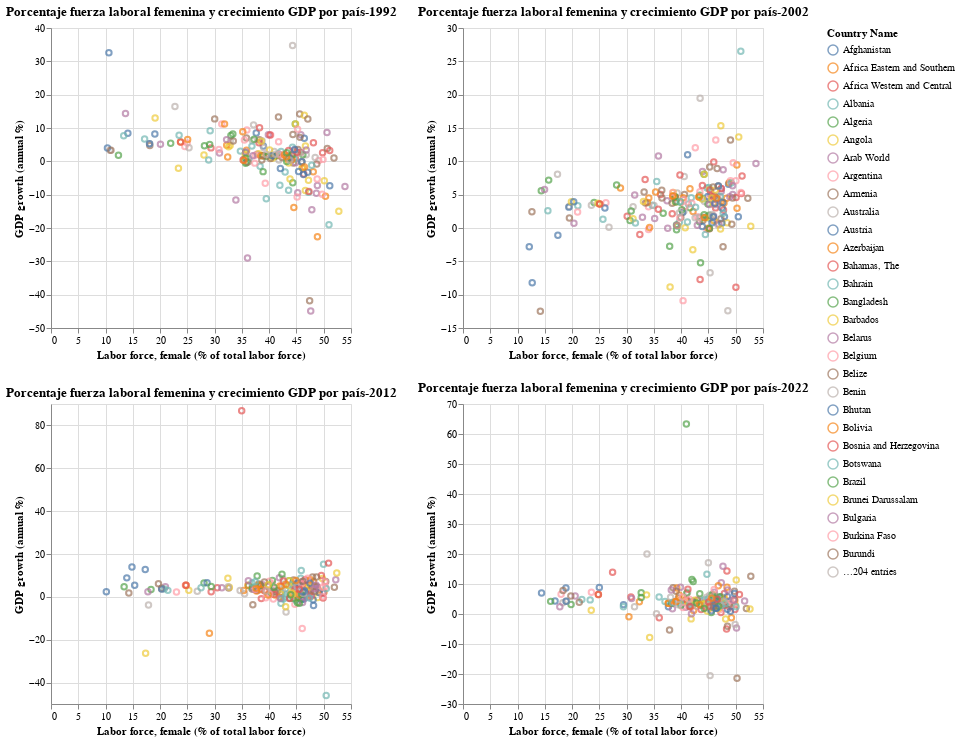

Notebook code cell kept with this figure:
### Code cell
p1992=solo_paises2[solo_paises2['Año']=='1992']
p2002=solo_paises2[solo_paises2['Año']=='2002']
p2012=solo_paises2[solo_paises2['Año']=='2012']
p2022=solo_paises2[solo_paises2['Año']=='2022']


g1 = alt.Chart(p1992).mark_point().encode(x="Labor force, female (% of total labor force)",y= "GDP growth (annual %)",
                                          color='Country Name', 
                                          tooltip = ["Labor force, female (% of total labor force)","Country Name","GDP growth (annual %)"]).interactive().properties(
title="Porcentaje fuerza laboral femenina y crecimiento GDP por país-1992")


g2 = alt.Chart(p2002).mark_point().encode(x="Labor force, female (% of total labor force)",y= "GDP growth (annual %)",
                                          color='Country Name', 
                                          tooltip = ["Labor force, female (% of total labor force)","Country Name","GDP growth (annual %)"]).interactive().properties(
title="Porcentaje fuerza laboral femenina y crecimiento GDP por país-2002")


g3 = alt.Chart(p2012).mark_point().encode(x="Labor force, female (% of total labor force)",y= "GDP growth (annual %)",
                                          color='Country Name', 
                                          tooltip = ["Labor force, female (% of total labor force)","Country Name","GDP growth (annual %)"]).interactive().properties(
title="Porcentaje fuerza laboral femenina y crecimiento GDP por país-2012")

g4 = alt.Chart(p2022).mark_point().encode(x="Labor force, female (% of total labor force)",y= "GDP growth (annual %)",
                                          color='Country Name', 
                                          tooltip = ["Labor force, female (% of total labor force)","Country Name","GDP growth (annual %)"]).interactive().properties(
title="Porcentaje fuerza laboral femenina y crecimiento GDP por país-2022")


alt.vconcat(alt.hconcat(g1,g2),alt.hconcat(g3,g4))

### Figure 1 — Vega specification as saved in the notebook (floating-point values rounded to 4 significant figures; data arrays with more than 128 entries replaced by an {"elided": "..."} marker saying what was removed)
{"$schema": "https://vega.github.io/schema/vega/v5.json", "data": [{"name": "param_16_store"}, {"name": "param_17_store"}, {"name": "param_18_store"}, {"name": "param_19_store"}, {"name": "source_0", "values": {"elided": "203 records"}}, {"name": "source_1", "values": {"elided": "226 records"}}, {"name": "source_2", "values": {"elided": "229 records"}}, {"name": "source_3", "values": {"elided": "217 records"}}, {"name": "source_0_color_domain_Country Name_0", "values": {"elided": "203 records"}}, {"name": "source_1_color_domain_Country Name_1", "values": {"elided": "226 records"}}, {"name": "source_2_color_domain_Country Name_2", "values": {"elided": "229 records"}}, {"name": "source_3_color_domain_Country Name_3", "values": {"elided": "217 records"}}, {"name": "source_0_view_15_x_domain_Labor force, female (% of total labor force)", "values": [{"min": 10.35, "max": 53.9}]}, {"name": "source_0_view_15_y_domain_GDP growth (annual %)", "values": [{"min": -44.9, "max": 34.75}]}, {"name": "source_1_view_16_x_domain_Labor force, female (% of total labor force)", "values": [{"min": 12.15, "max": 53.71}]}, {"name": "source_1_view_16_y_domain_GDP growth (annual %)", "values": [{"min": -12.49, "max": 26.52}]}, {"name": "source_2_view_17_x_domain_Labor force, female (% of total labor force)", "values": [{"min": 10.15, "max": 52.39}]}, {"name": "source_2_view_17_y_domain_GDP growth (annual %)", "values": [{"min": -46.08, "max": 86.83}]}, {"name": "source_3_view_18_x_domain_Labor force, female (% of total labor force)", "values": [{"min": 14.4, "max": 52.76}]}, {"name": "source_3_view_18_y_domain_GDP growth (annual %)", "values": [{"min": -21.45, "max": 63.37}]}], "signals": [{"name": "childHeight", "value": 300}, {"name": "concat_0_childWidth", "value": 300}, {"name": "concat_1_childWidth", "value": 300}, {"name": "unit", "value": {}, "on": [{"events": "pointermove", "update": "isTuple(group()) ? group() : unit"}]}, {"name": "param_16", "update": "{\"Labor force, female (% of total labor force)\": param_16_Labor_force__female____of_total_labor_force_, \"GDP growth (annual %)\": param_16_GDP_growth__annual___}"}, {"name": "param_16_Labor_force__female____of_total_labor_force_"}, {"name": "param_16_GDP_growth__annual___"}, {"name": "param_17", "update": "{\"Labor force, female (% of total labor force)\": param_17_Labor_force__female____of_total_labor_force_, \"GDP growth (annual %)\": param_17_GDP_growth__annual___}"}, {"name": "param_17_Labor_force__female____of_total_labor_force_"}, {"name": "param_17_GDP_growth__annual___"}, {"name": "param_18", "update": "{\"Labor force, female (% of total labor force)\": param_18_Labor_force__female____of_total_labor_force_, \"GDP growth (annual %)\": param_18_GDP_growth__annual___}"}, {"name": "param_18_Labor_force__female____of_total_labor_force_"}, {"name": "param_18_GDP_growth__annual___"}, {"name": "param_19", "update": "{\"Labor force, female (% of total labor force)\": param_19_Labor_force__female____of_total_labor_force_, \"GDP growth (annual %)\": param_19_GDP_growth__annual___}"}, {"name": "param_19_Labor_force__female____of_total_labor_force_"}, {"name": "param_19_GDP_growth__annual___"}], "marks": [{"type": "group", "name": "concat_0_group", "marks": [{"type": "group", "name": "view_15_group", "encode": {"update": {"width": {"signal": "concat_0_childWidth"}, "height": {"signal": "childHeight"}}}, "signals": [{"name": "param_16_Labor_force__female____of_total_labor_force_", "on": [{"events": [{"source": "view", "type": "dblclick"}], "update": "null"}, {"events": {"signal": "param_16_translate_delta"}, "update": "panLinear(param_16_translate_anchor.extent_x, -param_16_translate_delta.x / concat_0_childWidth)"}, {"events": {"signal": "param_16_zoom_delta"}, "update": "zoomLinear(domain(\"view_15_x\"), param_16_zoom_anchor.x, param_16_zoom_delta)"}], "push": "outer"}, {"name": "param_16_GDP_growth__annual___", "on": [{"events": [{"source": "view", "type": "dblclick"}], "update": "null"}, {"events": {"signal": "param_16_translate_delta"}, "update": "panLinear(param_16_translate_anchor.extent_y, param_16_translate_delta.y / childHeight)"}, {"events": {"signal": "param_16_zoom_delta"}, "update": "zoomLinear(domain(\"view_15_y\"), param_16_zoom_anchor.y, param_16_zoom_delta)"}], "push": "outer"}, {"name": "param_16_tuple", "on": [{"events": [{"signal": "param_16_Labor_force__female____of_total_labor_force_ || param_16_GDP_growth__annual___"}], "update": "param_16_Labor_force__female____of_total_labor_force_ && param_16_GDP_growth__annual___ ? {unit: \"view_15\", fields: param_16_tuple_fields, values: [param_16_Labor_force__female____of_total_labor_force_,param_16_GDP_growth__annual___]} : null"}]}, {"name": "param_16_tuple_fields", "value": [{"field": "Labor force, female (% of total labor force)", "channel": "x", "type": "R"}, {"field": "GDP growth (annual %)", "channel": "y", "type": "R"}]}, {"name": "param_16_translate_anchor", "value": {}, "on": [{"events": [{"source": "scope", "type": "pointerdown"}], "update": "{x: x(unit), y: y(unit), extent_x: domain(\"view_15_x\"), extent_y: domain(\"view_15_y\")}"}]}, {"name": "param_16_translate_delta", "value": {}, "on": [{"events": [{"source": "window", "between": [{"source": "scope", "type": "pointerdown"}, {"source": "window", "type": "pointerup"}], "type": "pointermove", "consume": true}], "update": "{x: param_16_translate_anchor.x - x(unit), y: param_16_translate_anchor.y - y(unit)}"}]}, {"name": "param_16_zoom_anchor", "on": [{"events": [{"source": "scope", "type": "wheel", "consume": true}], "update": "{x: invert(\"view_15_x\", x(unit)), y: invert(\"view_15_y\", y(unit))}"}]}, {"name": "param_16_zoom_delta", "on": [{"events": [{"source": "scope", "type": "wheel", "consume": true}], "update": "pow(1.001, event.deltaY * pow(16, event.deltaMode))", "force": true}]}, {"name": "param_16_modify", "on": [{"events": {"signal": "param_16_tuple"}, "update": "modify(\"param_16_store\", param_16_tuple, true)"}]}], "marks": [{"type": "symbol", "name": "view_15_marks", "from": {"data": "source_0"}, "encode": {"update": {"stroke": {"field": "Country Name", "scale": "color"}, "tooltip": {"signal": "{\"Labor force, female (% of total labor force)\": format(datum[\"Labor force, female (% of total labor force)\"], \"\"), \"Country Name\": isValid(datum[\"Country Name\"]) ? datum[\"Country Name\"] : \"\"+datum[\"Country Name\"], \"GDP growth (annual %)\": format(datum[\"GDP growth (annual %)\"], \"\")}"}, "opacity": {"value": 0.7}, "description": {"signal": "\"Labor force, female (% of total labor force): \" + (format(datum[\"Labor force, female (% of total labor force)\"], \"\")) + \"; GDP growth (annual %): \" + (format(datum[\"GDP growth (annual %)\"], \"\")) + \"; Country Name: \" + (isValid(datum[\"Country Name\"]) ? datum[\"Country Name\"] : \"\"+datum[\"Country Name\"])"}, "fill": {"value": "transparent"}, "ariaRoleDescription": {"value": "point"}, "x": {"field": "Labor force, female (% of total labor force)", "scale": "view_15_x"}, "y": {"field": "GDP growth (annual %)", "scale": "view_15_y"}}}, "clip": true, "style": ["point"], "interactive": true}], "axes": [{"scale": "view_15_x", "maxExtent": 0, "zindex": 0, "aria": false, "domain": false, "grid": true, "tickCount": {"signal": "ceil(concat_0_childWidth/40)"}, "labels": false, "orient": "bottom", "minExtent": 0, "ticks": false, "gridScale": "view_15_y"}, {"scale": "view_15_y", "grid": true, "tickCount": {"signal": "ceil(childHeight/40)"}, "labels": false, "gridScale": "view_15_x", "maxExtent": 0, "aria": false, "orient": "left", "minExtent": 0, "domain": false, "zindex": 0, "ticks": false}, {"scale": "view_15_x", "labelOverlap": true, "orient": "bottom", "title": "Labor force, female (% of total labor force)", "grid": false, "tickCount": {"signal": "ceil(concat_0_childWidth/40)"}, "zindex": 0, "labelFlush": true}, {"scale": "view_15_y", "orient": "left", "grid": false, "title": "GDP growth (annual %)", "labelOverlap": true, "tickCount": {"signal": "ceil(childHeight/40)"}, "zindex": 0}], "title": {"text": "Porcentaje fuerza laboral femenina y crecimiento GDP por país-1992", "frame": "group"}, "style": "cell"}, {"type": "group", "name": "view_16_group", "encode": {"update": {"width": {"signal": "concat_0_childWidth"}, "height": {"signal": "childHeight"}}}, "signals": [{"name": "param_17_Labor_force__female____of_total_labor_force_", "on": [{"events": [{"source": "view", "type": "dblclick"}], "update": "null"}, {"events": {"signal": "param_17_translate_delta"}, "update": "panLinear(param_17_translate_anchor.extent_x, -param_17_translate_delta.x / concat_0_childWidth)"}, {"events": {"signal": "param_17_zoom_delta"}, "update": "zoomLinear(domain(\"view_16_x\"), param_17_zoom_anchor.x, param_17_zoom_delta)"}], "push": "outer"}, {"name": "param_17_GDP_growth__annual___", "on": [{"events": [{"source": "view", "type": "dblclick"}], "update": "null"}, {"events": {"signal": "param_17_translate_delta"}, "update": "panLinear(param_17_translate_anchor.extent_y, param_17_translate_delta.y / childHeight)"}, {"events": {"signal": "param_17_zoom_delta"}, "update": "zoomLinear(domain(\"view_16_y\"), param_17_zoom_anchor.y, param_17_zoom_delta)"}], "push": "outer"}, {"name": "param_17_tuple", "on": [{"events": [{"signal": "param_17_Labor_force__female____of_total_labor_force_ || param_17_GDP_growth__annual___"}], "update": "param_17_Labor_force__female____of_total_labor_force_ && param_17_GDP_growth__annual___ ? {unit: \"view_16\", fields: param_17_tuple_fields, values: [param_17_Labor_force__female____of_total_labor_force_,param_17_GDP_growth__annual___]} : null"}]}, {"name": "param_17_tuple_fields", "value": [{"field": "Labor force, female (% of total labor force)", "channel": "x", "type": "R"}, {"field": "GDP growth (annual %)", "channel": "y", "type": "R"}]}, {"name": "param_17_translate_anchor", "value": {}, "on": [{"events": [{"source": "scope", "type": "pointerdown"}], "update": "{x: x(unit), y: y(unit), extent_x: domain(\"view_16_x\"), extent_y: domain(\"view_16_y\")}"}]}, {"name": "param_17_translate_delta", "value": {}, "on": [{"events": [{"source": "window", "between": [{"source": "scope", "type": "pointerdown"}, {"source": "window", "type": "pointerup"}], "consume": true, "type": "pointermove"}], "update": "{x: param_17_translate_anchor.x - x(unit), y: param_17_translate_anchor.y - y(unit)}"}]}, {"name": "param_17_zoom_anchor", "on": [{"events": [{"source": "scope", "type": "wheel", "consume": true}], "update": "{x: invert(\"view_16_x\", x(unit)), y: invert(\"view_16_y\", y(unit))}"}]}, {"name": "param_17_zoom_delta", "on": [{"events": [{"source": "scope", "consume": true, "type": "wheel"}], "update": "pow(1.001, event.deltaY * pow(16, event.deltaMode))", "force": true}]}, {"name": "param_17_modify", "on": [{"events": {"signal": "param_17_tuple"}, "update": "modify(\"param_17_store\", param_17_tuple, true)"}]}], "marks": [{"type": "symbol", "name": "view_16_marks", "from": {"data": "source_1"}, "encode": {"update": {"fill": {"value": "transparent"}, "tooltip": {"signal": "{\"Labor force, female (% of total labor force)\": format(datum[\"Labor force, female (% of total labor force)\"], \"\"), \"Country Name\": isValid(datum[\"Country Name\"]) ? datum[\"Country Name\"] : \"\"+datum[\"Country Name\"], \"GDP growth (annual %)\": format(datum[\"GDP growth (annual %)\"], \"\")}"}, "description": {"signal": "\"Labor force, female (% of total labor force): \" + (format(datum[\"Labor force, female (% of total labor force)\"], \"\")) + \"; GDP growth (annual %): \" + (format(datum[\"GDP growth (annual %)\"], \"\")) + \"; Country Name: \" + (isValid(datum[\"Country Name\"]) ? datum[\"Country Name\"] : \"\"+datum[\"Country Name\"])"}, "stroke": {"field": "Country Name", "scale": "color"}, "ariaRoleDescription": {"value": "point"}, "opacity": {"value": 0.7}, "x": {"field": "Labor force, female (% of total labor force)", "scale": "view_16_x"}, "y": {"field": "GDP growth (annual %)", "scale": "view_16_y"}}}, "clip": true, "style": ["point"], "interactive": true}], "axes": [{"scale": "view_16_x", "zindex": 0, "gridScale": "view_16_y", "domain": false, "maxExtent": 0, "ticks": false, "tickCount": {"signal": "ceil(concat_0_childWidth/40)"}, "minExtent": 0, "aria": false, "grid": true, "orient": "bottom", "labels": false}, {"scale": "view_16_y", "domain": false, "labels": false, "zindex": 0, "orient": "left", "maxExtent": 0, "ticks": false, "gridScale": "view_16_x", "tickCount": {"signal": "ceil(childHeight/40)"}, "aria": false, "grid": true, "minExtent": 0}, {"scale": "view_16_x", "title": "Labor force, female (% of total labor force)", "grid": false, "zindex": 0, "orient": "bottom", "labelFlush": true, "labelOverlap": true, "tickCount": {"signal": "ceil(concat_0_childWidth/40)"}}, {"scale": "view_16_y", "labelOverlap": true, "tickCount": {"signal": "ceil(childHeight/40)"}, "orient": "left", "zindex": 0, "grid": false, "title": "GDP growth (annual %)"}], "title": {"text": "Porcentaje fuerza laboral femenina y crecimiento GDP por país-2002", "frame": "group"}, "style": "cell"}], "layout": {"padding": 20, "bounds": "full", "align": "each"}}, {"type": "group", "name": "concat_1_group", "marks": [{"type": "group", "name": "view_17_group", "encode": {"update": {"height": {"signal": "childHeight"}, "width": {"signal": "concat_1_childWidth"}}}, "signals": [{"name": "param_18_Labor_force__female____of_total_labor_force_", "on": [{"events": [{"source": "view", "type": "dblclick"}], "update": "null"}, {"events": {"signal": "param_18_translate_delta"}, "update": "panLinear(param_18_translate_anchor.extent_x, -param_18_translate_delta.x / concat_1_childWidth)"}, {"events": {"signal": "param_18_zoom_delta"}, "update": "zoomLinear(domain(\"view_17_x\"), param_18_zoom_anchor.x, param_18_zoom_delta)"}], "push": "outer"}, {"name": "param_18_GDP_growth__annual___", "on": [{"events": [{"source": "view", "type": "dblclick"}], "update": "null"}, {"events": {"signal": "param_18_translate_delta"}, "update": "panLinear(param_18_translate_anchor.extent_y, param_18_translate_delta.y / childHeight)"}, {"events": {"signal": "param_18_zoom_delta"}, "update": "zoomLinear(domain(\"view_17_y\"), param_18_zoom_anchor.y, param_18_zoom_delta)"}], "push": "outer"}, {"name": "param_18_tuple", "on": [{"events": [{"signal": "param_18_Labor_force__female____of_total_labor_force_ || param_18_GDP_growth__annual___"}], "update": "param_18_Labor_force__female____of_total_labor_force_ && param_18_GDP_growth__annual___ ? {unit: \"view_17\", fields: param_18_tuple_fields, values: [param_18_Labor_force__female____of_total_labor_force_,param_18_GDP_growth__annual___]} : null"}]}, {"name": "param_18_tuple_fields", "value": [{"field": "Labor force, female (% of total labor force)", "channel": "x", "type": "R"}, {"field": "GDP growth (annual %)", "channel": "y", "type": "R"}]}, {"name": "param_18_translate_anchor", "value": {}, "on": [{"events": [{"source": "scope", "type": "pointerdown"}], "update": "{x: x(unit), y: y(unit), extent_x: domain(\"view_17_x\"), extent_y: domain(\"view_17_y\")}"}]}, {"name": "param_18_translate_delta", "value": {}, "on": [{"events": [{"source": "window", "between": [{"source": "scope", "type": "pointerdown"}, {"source": "window", "type": "pointerup"}], "consume": true, "type": "pointermove"}], "update": "{x: param_18_translate_anchor.x - x(unit), y: param_18_translate_anchor.y - y(unit)}"}]}, {"name": "param_18_zoom_anchor", "on": [{"events": [{"source": "scope", "type": "wheel", "consume": true}], "update": "{x: invert(\"view_17_x\", x(unit)), y: invert(\"view_17_y\", y(unit))}"}]}, {"name": "param_18_zoom_delta", "on": [{"events": [{"source": "scope", "type": "wheel", "consume": true}], "update": "pow(1.001, event.deltaY * pow(16, event.deltaMode))", "force": true}]}, {"name": "param_18_modify", "on": [{"events": {"signal": "param_18_tuple"}, "update": "modify(\"param_18_store\", param_18_tuple, true)"}]}], "marks": [{"type": "symbol", "name": "view_17_marks", "from": {"data": "source_2"}, "encode": {"update": {"y": {"field": "GDP growth (annual %)", "scale": "view_17_y"}, "stroke": {"field": "Country Name", "scale": "color"}, "description": {"signal": "\"Labor force, female (% of total labor force): \" + (format(datum[\"Labor force, female (% of total labor force)\"], \"\")) + \"; GDP growth (annual %): \" + (format(datum[\"GDP growth (annual %)\"], \"\")) + \"; Country Name: \" + (isValid(datum[\"Country Name\"]) ? datum[\"Country Name\"] : \"\"+datum[\"Country Name\"])"}, "tooltip": {"signal": "{\"Labor force, female (% of total labor force)\": format(datum[\"Labor force, female (% of total labor force)\"], \"\"), \"Country Name\": isValid(datum[\"Country Name\"]) ? datum[\"Country Name\"] : \"\"+datum[\"Country Name\"], \"GDP growth (annual %)\": format(datum[\"GDP growth (annual %)\"], \"\")}"}, "ariaRoleDescription": {"value": "point"}, "x": {"field": "Labor force, female (% of total labor force)", "scale": "view_17_x"}, "fill": {"value": "transparent"}, "opacity": {"value": 0.7}}}, "style": ["point"], "interactive": true, "clip": true}], "axes": [{"scale": "view_17_x", "aria": false, "orient": "bottom", "gridScale": "view_17_y", "minExtent": 0, "zindex": 0, "maxExtent": 0, "labels": false, "ticks": false, "domain": false, "grid": true, "tickCount": {"signal": "ceil(concat_1_childWidth/40)"}}, {"scale": "view_17_y", "zindex": 0, "labels": false, "grid": true, "tickCount": {"signal": "ceil(childHeight/40)"}, "minExtent": 0, "gridScale": "view_17_x", "domain": false, "aria": false, "maxExtent": 0, "ticks": false, "orient": "left"}, {"scale": "view_17_x", "grid": false, "labelOverlap": true, "orient": "bottom", "labelFlush": true, "tickCount": {"signal": "ceil(concat_1_childWidth/40)"}, "zindex": 0, "title": "Labor force, female (% of total labor force)"}, {"scale": "view_17_y", "title": "GDP growth (annual %)", "grid": false, "labelOverlap": true, "zindex": 0, "orient": "left", "tickCount": {"signal": "ceil(childHeight/40)"}}], "title": {"text": "Porcentaje fuerza laboral femenina y crecimiento GDP por país-2012", "frame": "group"}, "style": "cell"}, {"type": "group", "name": "view_18_group", "encode": {"update": {"height": {"signal": "childHeight"}, "width": {"signal": "concat_1_childWidth"}}}, "signals": [{"name": "param_19_Labor_force__female____of_total_labor_force_", "on": [{"events": [{"source": "view", "type": "dblclick"}], "update": "null"}, {"events": {"signal": "param_19_translate_delta"}, "update": "panLinear(param_19_translate_anchor.extent_x, -param_19_translate_delta.x / concat_1_childWidth)"}, {"events": {"signal": "param_19_zoom_delta"}, "update": "zoomLinear(domain(\"view_18_x\"), param_19_zoom_anchor.x, param_19_zoom_delta)"}], "push": "outer"}, {"name": "param_19_GDP_growth__annual___", "on": [{"events": [{"source": "view", "type": "dblclick"}], "update": "null"}, {"events": {"signal": "param_19_translate_delta"}, "update": "panLinear(param_19_translate_anchor.extent_y, param_19_translate_delta.y / childHeight)"}, {"events": {"signal": "param_19_zoom_delta"}, "update": "zoomLinear(domain(\"view_18_y\"), param_19_zoom_anchor.y, param_19_zoom_delta)"}], "push": "outer"}, {"name": "param_19_tuple", "on": [{"events": [{"signal": "param_19_Labor_force__female____of_total_labor_force_ || param_19_GDP_growth__annual___"}], "update": "param_19_Labor_force__female____of_total_labor_force_ && param_19_GDP_growth__annual___ ? {unit: \"view_18\", fields: param_19_tuple_fields, values: [param_19_Labor_force__female____of_total_labor_force_,param_19_GDP_growth__annual___]} : null"}]}, {"name": "param_19_tuple_fields", "value": [{"field": "Labor force, female (% of total labor force)", "channel": "x", "type": "R"}, {"field": "GDP growth (annual %)", "channel": "y", "type": "R"}]}, {"name": "param_19_translate_anchor", "value": {}, "on": [{"events": [{"source": "scope", "type": "pointerdown"}], "update": "{x: x(unit), y: y(unit), extent_x: domain(\"view_18_x\"), extent_y: domain(\"view_18_y\")}"}]}, {"name": "param_19_translate_delta", "value": {}, "on": [{"events": [{"source": "window", "between": [{"source": "scope", "type": "pointerdown"}, {"source": "window", "type": "pointerup"}], "type": "pointermove", "consume": true}], "update": "{x: param_19_translate_anchor.x - x(unit), y: param_19_translate_anchor.y - y(unit)}"}]}, {"name": "param_19_zoom_anchor", "on": [{"events": [{"source": "scope", "consume": true, "type": "wheel"}], "update": "{x: invert(\"view_18_x\", x(unit)), y: invert(\"view_18_y\", y(unit))}"}]}, {"name": "param_19_zoom_delta", "on": [{"events": [{"source": "scope", "type": "wheel", "consume": true}], "update": "pow(1.001, event.deltaY * pow(16, event.deltaMode))", "force": true}]}, {"name": "param_19_modify", "on": [{"events": {"signal": "param_19_tuple"}, "update": "modify(\"param_19_store\", param_19_tuple, true)"}]}], "marks": [{"type": "symbol", "name": "view_18_marks", "from": {"data": "source_3"}, "encode": {"update": {"y": {"field": "GDP growth (annual %)", "scale": "view_18_y"}, "stroke": {"field": "Country Name", "scale": "color"}, "tooltip": {"signal": "{\"Labor force, female (% of total labor force)\": format(datum[\"Labor force, female (% of total labor force)\"], \"\"), \"Country Name\": isValid(datum[\"Country Name\"]) ? datum[\"Country Name\"] : \"\"+datum[\"Country Name\"], \"GDP growth (annual %)\": format(datum[\"GDP growth (annual %)\"], \"\")}"}, "description": {"signal": "\"Labor force, female (% of total labor force): \" + (format(datum[\"Labor force, female (% of total labor force)\"], \"\")) + \"; GDP growth (annual %): \" + (format(datum[\"GDP growth (annual %)\"], \"\")) + \"; Country Name: \" + (isValid(datum[\"Country Name\"]) ? datum[\"Country Name\"] : \"\"+datum[\"Country Name\"])"}, "fill": {"value": "transparent"}, "ariaRoleDescription": {"value": "point"}, "opacity": {"value": 0.7}, "x": {"field": "Labor force, female (% of total labor force)", "scale": "view_18_x"}}}, "clip": true, "style": ["point"], "interactive": true}], "axes": [{"scale": "view_18_x", "aria": false, "grid": true, "tickCount": {"signal": "ceil(concat_1_childWidth/40)"}, "labels": false, "minExtent": 0, "domain": false, "orient": "bottom", "maxExtent": 0, "ticks": false, "zindex": 0, "gridScale": "view_18_y"}, {"scale": "view_18_y", "gridScale": "view_18_x", "maxExtent": 0, "grid": true, "ticks": false, "orient": "left", "tickCount": {"signal": "ceil(childHeight/40)"}, "domain": false, "aria": false, "zindex": 0, "labels": false, "minExtent": 0}, {"scale": "view_18_x", "orient": "bottom", "labelOverlap": true, "labelFlush": true, "tickCount": {"signal": "ceil(concat_1_childWidth/40)"}, "zindex": 0, "grid": false, "title": "Labor force, female (% of total labor force)"}, {"scale": "view_18_y", "grid": false, "zindex": 0, "orient": "left", "tickCount": {"signal": "ceil(childHeight/40)"}, "title": "GDP growth (annual %)", "labelOverlap": true}], "title": {"text": "Porcentaje fuerza laboral femenina y crecimiento GDP por país-2022", "frame": "group"}, "style": "cell"}], "layout": {"padding": 20, "bounds": "full", "align": "each"}}], "scales": [{"name": "color", "type": "ordinal", "domain": {"fields": [{"data": "source_0_color_domain_Country Name_0", "field": "Country Name"}, {"data": "source_1_color_domain_Country Name_1", "field": "Country Name"}, {"data": "source_2_color_domain_Country Name_2", "field": "Country Name"}, {"data": "source_3_color_domain_Country Name_3", "field": "Country Name"}], "sort": true}, "range": "category"}, {"name": "view_15_x", "type": "linear", "domain": [{"signal": "(data(\"source_0_view_15_x_domain_Labor force, female (% of total labor force)\")[0] || {}).min"}, {"signal": "(data(\"source_0_view_15_x_domain_Labor force, female (% of total labor force)\")[0] || {}).max"}], "range": [0, {"signal": "concat_0_childWidth"}], "domainRaw": {"signal": "param_16[\"Labor force, female (% of total labor force)\"]"}, "nice": true, "zero": true}, {"name": "view_15_y", "type": "linear", "domain": [{"signal": "(data(\"source_0_view_15_y_domain_GDP growth (annual %)\")[0] || {}).min"}, {"signal": "(data(\"source_0_view_15_y_domain_GDP growth (annual %)\")[0] || {}).max"}], "range": [{"signal": "childHeight"}, 0], "nice": true, "domainRaw": {"signal": "param_16[\"GDP growth (annual %)\"]"}, "zero": true}, {"name": "view_16_x", "type": "linear", "domain": [{"signal": "(data(\"source_1_view_16_x_domain_Labor force, female (% of total labor force)\")[0] || {}).min"}, {"signal": "(data(\"source_1_view_16_x_domain_Labor force, female (% of total labor force)\")[0] || {}).max"}], "range": [0, {"signal": "concat_0_childWidth"}], "zero": true, "domainRaw": {"signal": "param_17[\"Labor force, female (% of total labor force)\"]"}, "nice": true}, {"name": "view_16_y", "type": "linear", "domain": [{"signal": "(data(\"source_1_view_16_y_domain_GDP growth (annual %)\")[0] || {}).min"}, {"signal": "(data(\"source_1_view_16_y_domain_GDP growth (annual %)\")[0] || {}).max"}], "range": [{"signal": "childHeight"}, 0], "zero": true, "nice": true, "domainRaw": {"signal": "param_17[\"GDP growth (annual %)\"]"}}, {"name": "view_17_x", "type": "linear", "domain": [{"signal": "(data(\"source_2_view_17_x_domain_Labor force, female (% of total labor force)\")[0] || {}).min"}, {"signal": "(data(\"source_2_view_17_x_domain_Labor force, female (% of total labor force)\")[0] || {}).max"}], "range": [0, {"signal": "concat_1_childWidth"}], "nice": true, "zero": true, "domainRaw": {"signal": "param_18[\"Labor force, female (% of total labor force)\"]"}}, {"name": "view_17_y", "type": "linear", "domain": [{"signal": "(data(\"source_2_view_17_y_domain_GDP growth (annual %)\")[0] || {}).min"}, {"signal": "(data(\"source_2_view_17_y_domain_GDP growth (annual %)\")[0] || {}).max"}], "range": [{"signal": "childHeight"}, 0], "domainRaw": {"signal": "param_18[\"GDP growth (annual %)\"]"}, "zero": true, "nice": true}, {"name": "view_18_x", "type": "linear", "domain": [{"signal": "(data(\"source_3_view_18_x_domain_Labor force, female (% of total labor force)\")[0] || {}).min"}, {"signal": "(data(\"source_3_view_18_x_domain_Labor force, female (% of total labor force)\")[0] || {}).max"}], "range": [0, {"signal": "concat_1_childWidth"}], "domainRaw": {"signal": "param_19[\"Labor force, female (% of total labor force)\"]"}, "nice": true, "zero": true}, {"name": "view_18_y", "type": "linear", "domain": [{"signal": "(data(\"source_3_view_18_y_domain_GDP growth (annual %)\")[0] || {}).min"}, {"signal": "(data(\"source_3_view_18_y_domain_GDP growth (annual %)\")[0] || {}).max"}], "range": [{"signal": "childHeight"}, 0], "domainRaw": {"signal": "param_19[\"GDP growth (annual %)\"]"}, "nice": true, "zero": true}], "layout": {"padding": 20, "columns": 1, "bounds": "full", "align": "each"}, "legends": [{"stroke": "color", "symbolType": "circle", "title": "Country Name", "encode": {"symbols": {"update": {"fill": {"value": "transparent"}, "opacity": {"value": 0.7}}}}}], "padding": 5, "background": "white"}
